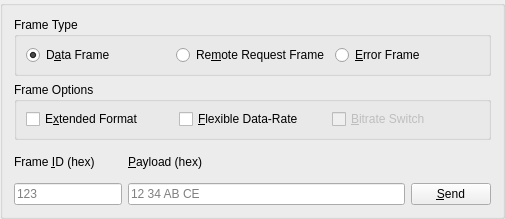
<?xml version="1.0" encoding="UTF-8"?>
<ui version="4.0">
 <class>SendFrameBox</class>
 <widget class="QGroupBox" name="SendFrameBox">
  <property name="geometry">
   <rect>
    <x>0</x>
    <y>0</y>
    <width>505</width>
    <height>219</height>
   </rect>
  </property>
  <property name="windowTitle">
   <string>Dialog</string>
  </property>
  <property name="title">
   <string/>
  </property>
  <layout class="QVBoxLayout" name="verticalLayout_4">
   <property name="sizeConstraint">
    <enum>QLayout::SizeConstraint::SetMinimumSize</enum>
   </property>
   <item>
    <widget class="QGroupBox" name="frameTypeBox">
     <property name="title">
      <string>Frame Type</string>
     </property>
     <property name="checkable">
      <bool>false</bool>
     </property>
     <layout class="QHBoxLayout" name="horizontalLayout">
      <property name="topMargin">
       <number>0</number>
      </property>
      <property name="bottomMargin">
       <number>0</number>
      </property>
      <item>
       <widget class="QRadioButton" name="dataFrame">
        <property name="toolTip">
         <string>Sends a CAN data frame.</string>
        </property>
        <property name="text">
         <string>D&amp;ata Frame</string>
        </property>
        <property name="checked">
         <bool>true</bool>
        </property>
       </widget>
      </item>
      <item>
       <widget class="QRadioButton" name="remoteFrame">
        <property name="toolTip">
         <string>Sends a CAN remote request frame.</string>
        </property>
        <property name="text">
         <string>Re&amp;mote Request Frame</string>
        </property>
       </widget>
      </item>
      <item>
       <widget class="QRadioButton" name="errorFrame">
        <property name="toolTip">
         <string>Sends an error frame.</string>
        </property>
        <property name="text">
         <string>&amp;Error Frame</string>
        </property>
       </widget>
      </item>
     </layout>
    </widget>
   </item>
   <item>
    <widget class="QGroupBox" name="frameOptionsBox">
     <property name="title">
      <string>Frame Options</string>
     </property>
     <layout class="QHBoxLayout" name="horizontalLayout_2">
      <property name="topMargin">
       <number>0</number>
      </property>
      <property name="bottomMargin">
       <number>0</number>
      </property>
      <item>
       <widget class="QCheckBox" name="extendedFormatBox">
        <property name="toolTip">
         <string>Allows extended frames with 29 bit identifier.</string>
        </property>
        <property name="text">
         <string>E&amp;xtended Format</string>
        </property>
       </widget>
      </item>
      <item>
       <widget class="QCheckBox" name="flexibleDataRateBox">
        <property name="toolTip">
         <string>Allows up to 64 byte payload data.</string>
        </property>
        <property name="text">
         <string>&amp;Flexible Data-Rate</string>
        </property>
       </widget>
      </item>
      <item>
       <widget class="QCheckBox" name="bitrateSwitchBox">
        <property name="enabled">
         <bool>false</bool>
        </property>
        <property name="toolTip">
         <string>Sends payload at higher data rate.</string>
        </property>
        <property name="text">
         <string>&amp;Bitrate Switch</string>
        </property>
       </widget>
      </item>
     </layout>
    </widget>
   </item>
   <item>
    <layout class="QHBoxLayout" name="horizontalLayout_3">
     <property name="sizeConstraint">
      <enum>QLayout::SizeConstraint::SetMinimumSize</enum>
     </property>
     <item>
      <layout class="QVBoxLayout" name="verticalLayout">
       <item>
        <widget class="QLabel" name="frameIdLabel">
         <property name="text">
          <string>Frame &amp;ID (hex)</string>
         </property>
         <property name="buddy">
          <cstring>frameIdEdit</cstring>
         </property>
        </widget>
       </item>
       <item>
        <widget class="QLineEdit" name="frameIdEdit">
         <property name="sizePolicy">
          <sizepolicy hsizetype="Preferred" vsizetype="Fixed">
           <horstretch>1</horstretch>
           <verstretch>0</verstretch>
          </sizepolicy>
         </property>
         <property name="placeholderText">
          <string>123</string>
         </property>
         <property name="clearButtonEnabled">
          <bool>true</bool>
         </property>
        </widget>
       </item>
      </layout>
     </item>
     <item>
      <layout class="QVBoxLayout" name="verticalLayout_2">
       <item>
        <widget class="QLabel" name="payloadLabel">
         <property name="text">
          <string>&amp;Payload (hex)</string>
         </property>
         <property name="buddy">
          <cstring>payloadEdit</cstring>
         </property>
        </widget>
       </item>
       <item>
        <widget class="QLineEdit" name="payloadEdit">
         <property name="sizePolicy">
          <sizepolicy hsizetype="Expanding" vsizetype="Fixed">
           <horstretch>2</horstretch>
           <verstretch>0</verstretch>
          </sizepolicy>
         </property>
         <property name="placeholderText">
          <string>12 34 AB CE</string>
         </property>
         <property name="clearButtonEnabled">
          <bool>true</bool>
         </property>
        </widget>
       </item>
      </layout>
     </item>
     <item>
      <layout class="QVBoxLayout" name="verticalLayout_3">
       <item>
        <widget class="QLabel" name="label">
         <property name="text">
          <string/>
         </property>
        </widget>
       </item>
       <item>
        <widget class="QPushButton" name="sendButton">
         <property name="text">
          <string>&amp;Send</string>
         </property>
        </widget>
       </item>
      </layout>
     </item>
    </layout>
   </item>
  </layout>
 </widget>
 <resources/>
 <connections/>
</ui>
